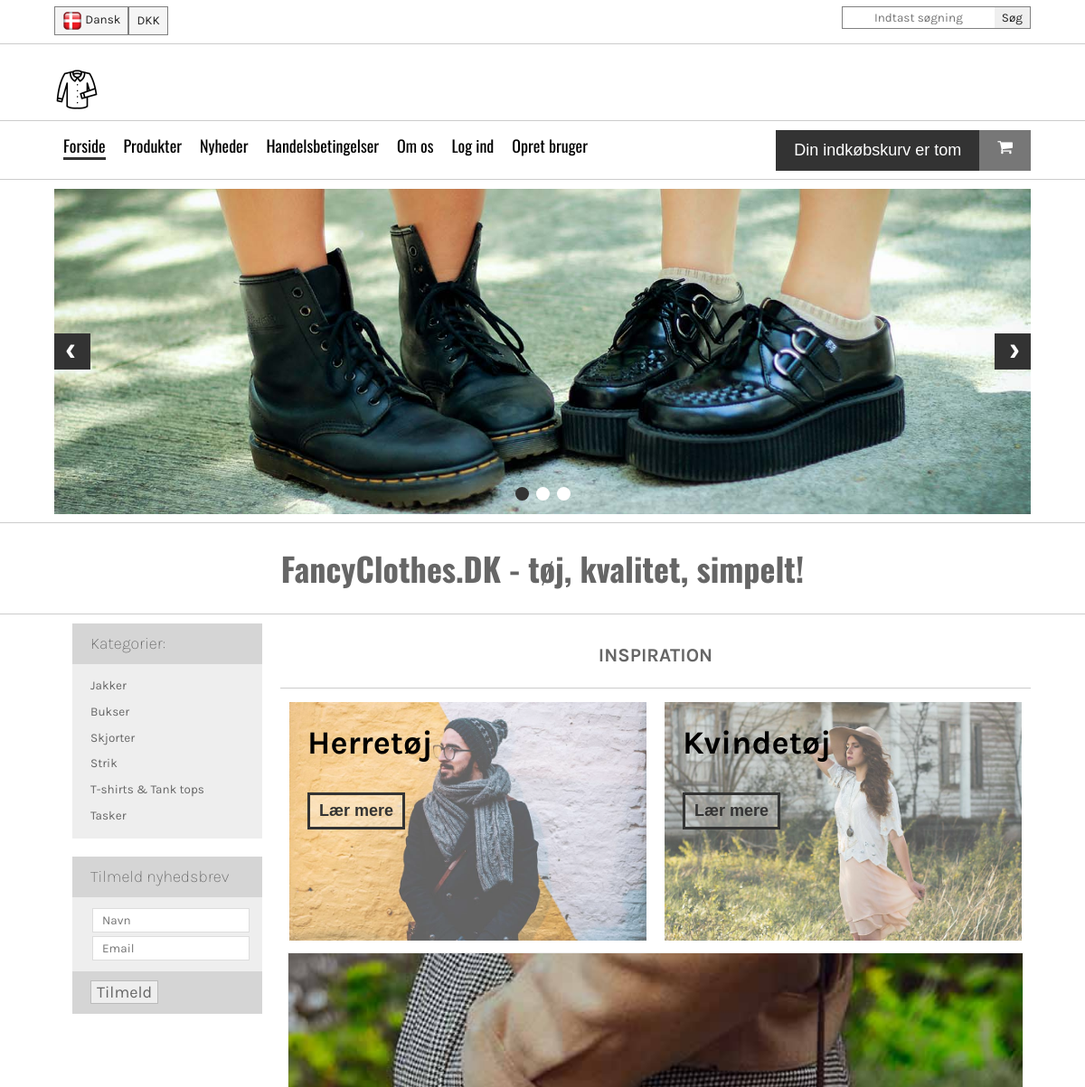
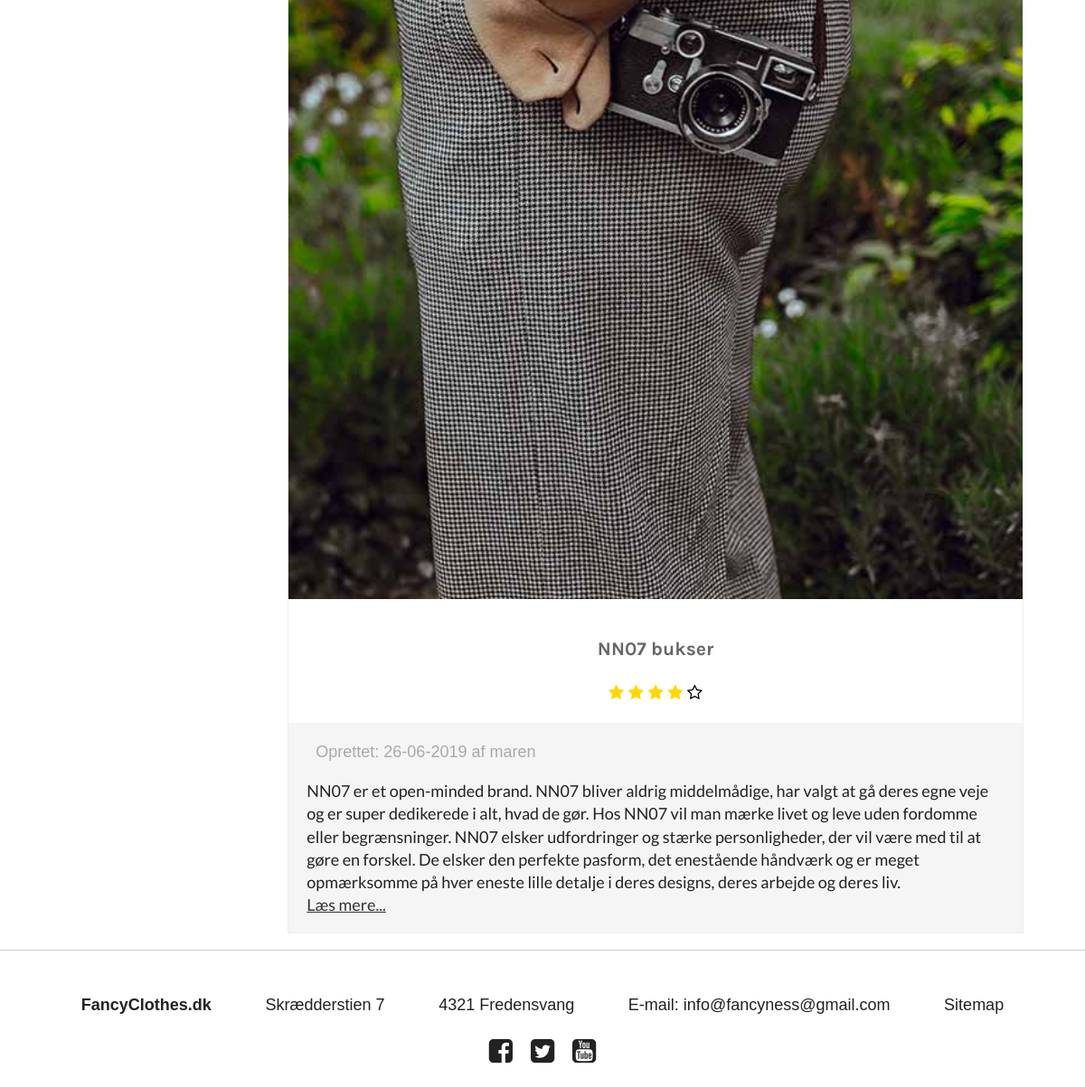
Screenshot of /?categoryId=2 with the database file from the repository (2 pictures, top to bottom).
### tables this page shows
CREATE TABLE `productcategories` (
  `categoryId` int(3) NOT NULL,
  `categoryName` varchar(50) NOT NULL
);

CREATE TABLE `products` (
  `productId` int(10) NOT NULL,
  `heading` varchar(50) NOT NULL,
  `imgUrl` varchar(200) NOT NULL,
  `imgAlt` varchar(50) NOT NULL,
  `creationTime` datetime NOT NULL DEFAULT CURRENT_TIMESTAMP,
  `description` varchar(1000) NOT NULL,
  `userId` int(5) NOT NULL,
  `stars` int(1) NOT NULL,
  `categoryId` int(3) NOT NULL
);

CREATE TABLE `users` (
  `userId` int(5) NOT NULL,
  `username` varchar(50) NOT NULL,
  `password` varchar(500) NOT NULL,
  `accessLevel` int(1) NOT NULL DEFAULT '3'
);

### includes/getProductCategories.php (called while the page is built, shortened)
<?php
require "connect.php";
$statement = $dbh->prepare("SELECT categoryId, categoryName FROM ProductCategories");
$statement->execute();
$categories = array();
?>

### index.php (the view, shortened to what this page needs)
<?php
include "header.php";
require "includes/getProductCategories.php";
?>
<main class="container">
    <aside>
        <div class="categories">
            <div class="catTop">
                <h4>Kategorier:</h4>
            </div>
            <div class="catMain">
                <ul>
                    <?php
                    foreach ($categories as $key => $category) {
                        echo '<li><a href="?categoryId=' . $category['categoryId'] . '">' . $category['categoryName'] . '</a></li>';
                    }
                    ?>
                </ul>
            </div>
        </div>
        <div class="newsletter">
            <div class="newsTop">
                <h4>Tilmeld nyhedsbrev</h4>
            </div>
            <div class="newsMain">
                <form action="">
                    <input type="text" placeholder="Navn">
                    <input type="email" placeholder="Email">
            </div>
            <div class="newsBottom">
                <input type="submit" value="Tilmeld">
            </div>
        </div>
    </aside>
    <div class="products">
        <h3>INSPIRATION</h3>
        <hr>
        <div class="inspiration">
            <div class="catMen">
                <img src="img/kategoriHerre.jpg" alt="">
                <h5>Herretøj</h5>
                <div class="action">Lær mere</div>
            </div>
            <div class="catWomen">
                <img src="img/kategoriKvinde.jpg" alt="">
                <h5>Kvindetøj</h5>
                <div class="action">Lær mere</div>
            </div>
        </div>
        <div class="frontProducts">
            <?php require "includes/getProducts.php" ?>
        </div>
    </div>
</main>
<?php include "footer.php"; ?>

### includes/getProducts.php (shortened to what this page needs)
<?php
require "connect.php";
if (isset($_GET['categoryId'])) {
    $statement = $dbh->prepare("SELECT products.productId, products.heading, products.imgUrl, products.imgAlt, products.creationTime, products.description, products.userId, users.username, products.stars, productCategories.categoryName FROM products JOIN Users ON Products.userId=Users.userId JOIN ProductCategories ON Products.categoryId=ProductCategories.categoryId  WHERE products.categoryId = :categoryId ORDER BY products.creationTime DESC");
    $statement->bindParam(':categoryId', $_GET['categoryId']);
}
$statement->execute();
while ($row = $statement->fetch(PDO::FETCH_ASSOC)) {
    ?>
    <article>
        <img src="img/<?php echo $row['imgUrl']; ?>" alt="<?php echo $row['imgAlt']; ?>">
        <div class="info">
            <h3><?php echo $row['heading']; ?></h3>
            <div class="stars">
                <i <?php echo $row['stars'] >= 1 ? 'class="fa fa-star"' : 'class="fa fa-star-o"'; ?> aria-hidden='true'></i>
                <i <?php echo $row['stars'] >= 2 ? 'class="fa fa-star"' : 'class="fa fa-star-o"'; ?> aria-hidden='true'></i>
                <i <?php echo $row['stars'] >= 3 ? 'class="fa fa-star"' : 'class="fa fa-star-o"'; ?> aria-hidden='true'></i>
                <i <?php echo $row['stars'] >= 4 ? 'class="fa fa-star"' : 'class="fa fa-star-o"'; ?> aria-hidden='true'></i>
                <i <?php echo $row['stars'] >= 5 ? 'class="fa fa-star"' : 'class="fa fa-star-o"'; ?> aria-hidden='true'></i>
            </div>
        </div>
        <div class="description">
            <div class="published">
                Oprettet: <?php echo date('d-m-Y', strtotime($row['creationTime'])) . " af " . $row['username']; ?>
            </div>
            <p><?php echo $row['description']; ?>
                <a href="#">Læs mere...</a></p>
        </div>
    </article>
<?php
}
?>

### css/main.css (style rules this page uses)
html { color: #222; font-size: 1em; line-height: 1.4; }
hr { display: block; height: 1px; border: 0; border-top: 1px solid #ccc; margin: 1em 0; padding: 0; }
audio, canvas, iframe, img, svg, video { vertical-align: middle; }

### rows the page displays
productcategories: categoryName "Jakker"
productcategories: categoryName "Bukser"
productcategories: categoryName "Skjorter"
productcategories: categoryName "Strik"
productcategories: categoryName "T-shirts & Tank tops"
productcategories: categoryName "Tasker"
products: imgUrl (picture), heading "NN07 bukser", creationTime "26-06-2019", userId.username "maren", description "NN07 er et open-minded brand. NN07 bliver aldrig middelmådige, har valgt at gå deres egne veje og er super dedikerede i alt, hvad de gør. Hos NN07 vil man mærke livet og leve uden fordomme eller begrænsninger. NN07 elsker udfordringer og stærke personligheder, der vil være med til at gøre en forskel. De elsker den perfekte pasform, det enestående håndværk og er meget opmærksomme på hver eneste lille detalje i deres designs, deres arbejde og deres liv."
